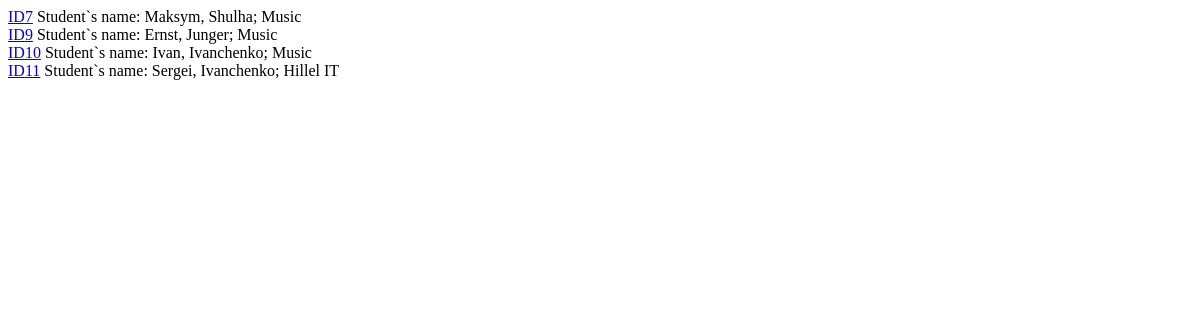
/students/, run on an earlier commit of the app's database.
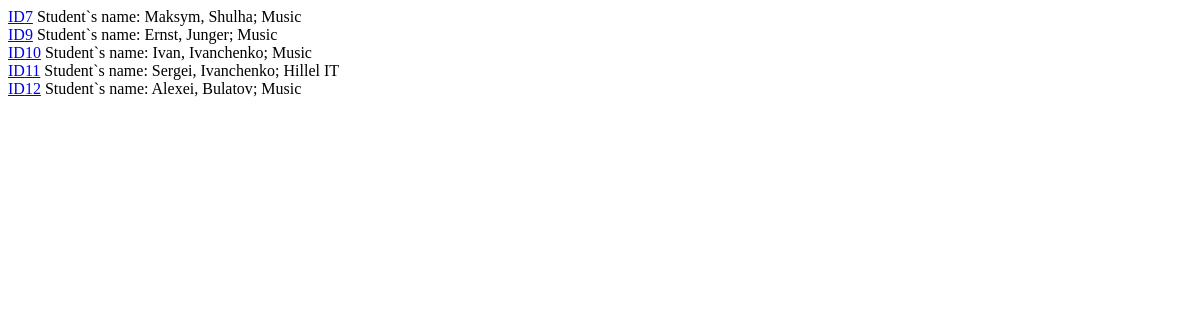
And on a later commit of the database.
### school_info/models.py (models this page shows, shortened)
class Student(models.Model):
    first_name = models.CharField(max_length=50)
    last_name = models.CharField(max_length=50)
    phone = models.CharField(max_length=30, null=True)
    group = models.ForeignKey(
        Group, on_delete=models.CASCADE, related_name="students", default=None
    )

class Group(models.Model):
    name = models.CharField(max_length=50)
    def __str__(self):
        return self.name

### school_info/views.py (the view)
# urls.py: path("students/", student_list, name="student_list"),
def student_list(request):
    students = Student.objects.all()
    return render(request, "student_list.html", {"students": students})

### templates/student_list.html
{% for student in students %}
    <a href="{% url "student_edit" student.id %}"> ID{{ student.id }}</a>
    Student`s name: {{ student.first_name }}, {{ student.last_name }};
    {{ student.group }}<br>
{% endfor %}

What changed in the data, as far as the page shows it:
added Student: id "12", first_name "Alexei", last_name "Bulatov", group "Music"
